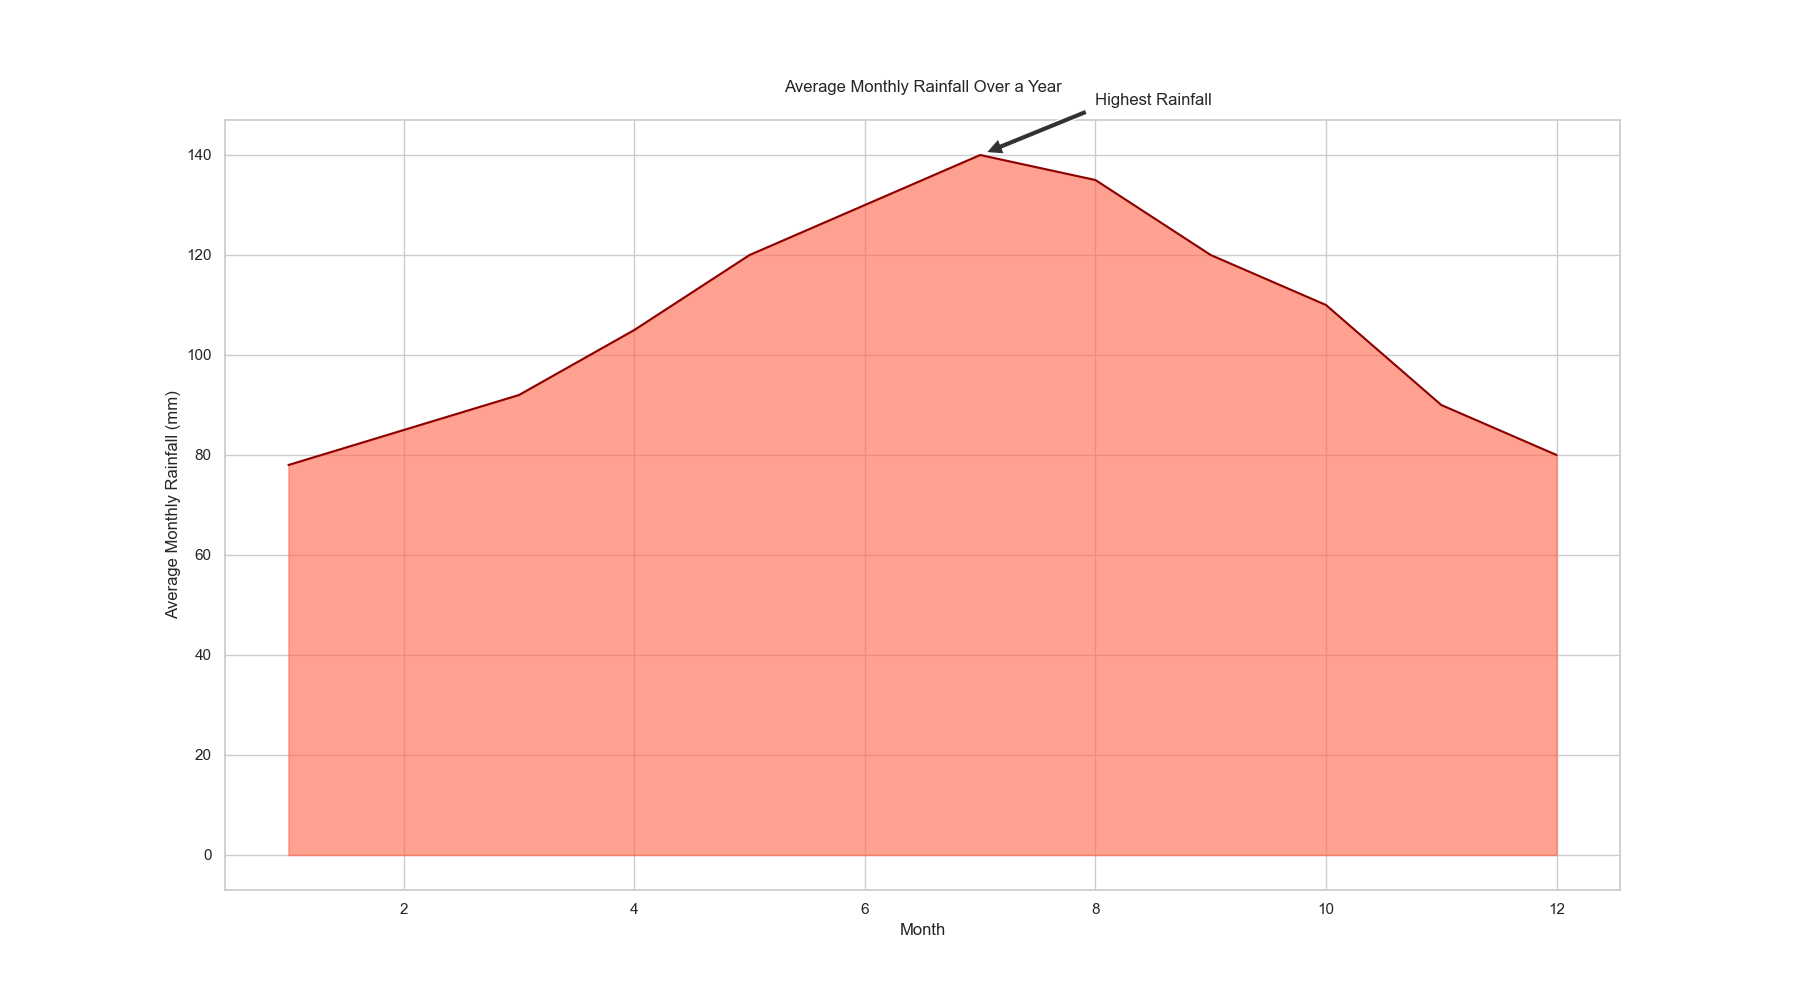

Here is the Python script that generated this plot:

import matplotlib.pyplot as plt
import pandas as pd
from io import StringIO

data = StringIO("""
Month,Average Monthly Rainfall (mm)
1,78
2,85
3,92
4,105
5,120
6,130
7,140
8,135
9,120
10,110
11,90
12,80
""")

df = pd.read_csv(data)

plt.figure(figsize=(18, 10))
plt.fill_between(df['Month'], df['Average Monthly Rainfall (mm)'], color="#FF6347", alpha=0.6)
plt.plot(df['Month'], df['Average Monthly Rainfall (mm)'], color="#8B0000")

plt.title('Average Monthly Rainfall Over a Year', pad=20)
plt.xlabel('Month')
plt.ylabel('Average Monthly Rainfall (mm)')

max_rainfall_month = df['Average Monthly Rainfall (mm)'].idxmax()
plt.annotate('Highest Rainfall', xy=(df.iloc[max_rainfall_month, 0], df.iloc[max_rainfall_month, 1]), 
             xytext=(df.iloc[max_rainfall_month, 0]+1, df.iloc[max_rainfall_month, 1]+10),
             arrowprops=dict(facecolor='#333333', shrink=0.05))

plt.grid(True)

plt.show()
